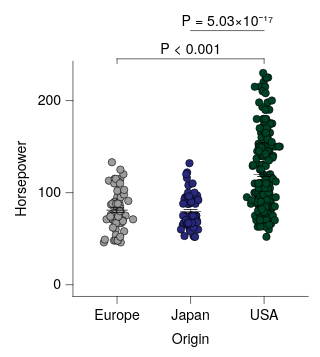

The specification (Vega-Lite) saved for this image:
### Vega-Lite specification from a JSON file in a GitHub repository (floating-point values rounded to 4 significant figures; data arrays with more than 128 entries replaced by an {"elided": "..."} marker saying what was removed)
{"background": null, "config": {"arc": {"fill": "#DBDBDB", "fillOpacity": 1.0, "innerRadius": 25.0, "padAngle": 0.03, "stroke": "black", "strokeOpacity": 1, "strokeWidth": 0.25}, "area": {"fill": "#DBDBDB", "fillOpacity": 1.0, "stroke": "black", "strokeOpacity": 1, "strokeWidth": 0.25}, "axis": {"domain": true, "domainCap": "round", "domainColor": "black", "domainWidth": 0.25, "grid": false, "gridCap": "round", "gridColor": "#F1F1F1", "gridDash": [0, 0], "gridOpacity": 1.0, "gridWidth": 0.25, "labelColor": "black", "labelFont": "Helvetica Neue, HelveticaNeue, Helvetica, Arial, sans-serif", "labelFontSize": 6, "labelFontStyle": "normal", "labelFontWeight": 400, "offset": 0, "ticks": true, "tickCap": "round", "tickColor": "black", "tickRound": false, "tickSize": 3.0, "tickWidth": 0.25, "titleColor": "black", "titleFont": "Helvetica Neue, HelveticaNeue, Helvetica, Arial, sans-serif", "titleFontSize": 6, "titleFontStyle": "normal", "titleFontWeight": 400}, "axisX": {"domain": true, "labelAlign": "center", "labelAngle": 0, "labels": true, "ticks": true, "translate": 0}, "axisY": {"domain": true, "labelAlign": "right", "labelAngle": 0, "labels": true, "ticks": true, "translate": 0}, "axisRight": {"domain": true, "labelAlign": "left", "labelAngle": 0, "labels": true, "ticks": true, "translate": 0}, "axisTop": {"domain": true, "labelAlign": "center", "labelAngle": 0, "labels": true, "ticks": true, "translate": 0}, "axisBand": {"tickOffset": 0}, "bar": {"fill": "#DBDBDB", "fillOpacity": 1.0, "stroke": "black", "strokeOpacity": 1, "strokeWidth": 0.25}, "boxplot": {"size": 9.0, "ticks": {"cornerRadius": 0.25, "fill": "black", "opacity": 1, "size": 4.5, "thickness": 0.25}, "box": {"fillOpacity": 1.0, "stroke": "black", "strokeOpacity": 1, "strokeWidth": 0.25}, "median": {"cornerRadius": 0, "fill": "black", "fillOpacity": 1.0, "opacity": 1, "size": 9.0, "thickness": 0.25}, "rule": {"fill": "black", "fillOpacity": 1.0, "size": 10.0, "stroke": "black", "strokeDash": [0, 0], "strokeOpacity": 1, "strokeWidth": 0.25}, "outliers": {"color": "black", "fill": "black", "fillOpacity": 1.0, "size": 0, "stroke": "black", "strokeOpacity": 1, "strokeWidth": 0.25}}, "circle": {"fill": "black", "fillOpacity": 1.0, "size": 1.25, "stroke": null, "strokeOpacity": 1, "strokeWidth": 0.25}, "errorband": {"band": {"fillOpacity": 0.6, "stroke": null, "strokeWidth": 0.25, "strokeOpacity": 1}, "borders": {"opacity": 0, "strokeOpacity": 1, "strokeWidth": 0.25}}, "errorbar": {"opacity": 1, "rule": {"strokeDash": [0, 0], "strokeWidth": 0.25}, "ticks": {"color": "black", "cornerRadius": 0.125, "opacity": 1, "size": 6.0, "thickness": 0.25}, "thickness": 0.25}, "font": "Helvetica Neue, HelveticaNeue, Helvetica, Arial, sans-serif", "geoshape": {"fill": "#DBDBDB", "fillOpacity": 1.0, "stroke": "black", "strokeOpacity": 1, "strokeWidth": 0.25}, "header": {"labelColor": "black", "labelFont": "Helvetica Neue, HelveticaNeue, Helvetica, Arial, sans-serif", "labelFontSize": 6, "labelFontStyle": "normal", "labelFontWeight": 400, "titleColor": "black", "titleFont": "Helvetica Neue, HelveticaNeue, Helvetica, Arial, sans-serif", "titleFontSize": 6, "titleFontStyle": "normal", "titleFontWeight": 400, "titlePadding": 0}, "legend": {"disable": false, "offset": 4.5, "titlePadding": 4, "labelOffset": 2, "gradientLabelOffset": 2, "columnPadding": 4, "rowPadding": 2, "gradientThickness": 5, "gradientOpacity": 1.0, "gradientStrokeColor": "black", "gradientStrokeWidth": 0.25, "labelColor": "black", "labelFont": "Helvetica Neue, HelveticaNeue, Helvetica, Arial, sans-serif", "labelFontSize": 6, "labelFontStyle": "normal", "labelFontWeight": 400, "strokeColor": "black", "strokeWidth": 0, "symbolSize": 36, "symbolStrokeColor": "black", "symbolStrokeWidth": 0.25, "titleColor": "black", "titleFont": "Helvetica Neue, HelveticaNeue, Helvetica, Arial, sans-serif", "titleFontSize": 6, "titleFontStyle": "normal", "titleFontWeight": 400}, "line": {"color": "black", "stroke": "black", "strokeCap": "butt", "strokeDash": [0, 0], "strokeOpacity": 1, "strokeWidth": 0.5}, "point": {"filled": true, "fill": "#DBDBDB", "fillOpacity": 1.0, "size": 5.0, "stroke": "black", "strokeOpacity": 1, "strokeWidth": 0.25}, "range": {"category": ["#9D9D9D", "#28287D", "#004225", "#47266F", "#00605D", "#DBDBDB", "#7983C1", "#6E927B", "#937FB4", "#699A97"], "diverging": {"scheme": ["#4F4265", "#6A5C82", "#85789D", "#A196B7", "#BDB5CE", "#D8D6DD", "#F6F6F6", "#CED8D7", "#9DBFBD", "#75A3A0", "#518683", "#326967", "#164D4B"]}, "heatmap": {"scheme": ["#440154", "#472270", "#433E82", "#38598C", "#2C728E", "#238A8D", "#24A086", "#39B578", "#5DC862", "#96D646", "#CAE02D", "#FDE724"]}, "ordinal": {"scheme": ["#F1F1F1", "#DBDBDB", "#C6C6C6", "#B2B2B2", "#9D9D9D", "#898989", "#767676", "#636363", "#515151", "#404040", "#2F2F2F", "#1F1F1F"]}, "ramp": {"scheme": ["#440154", "#472270", "#433E82", "#38598C", "#2C728E", "#238A8D", "#24A086", "#39B578", "#5DC862", "#96D646", "#CAE02D", "#FDE724"]}}, "rule": {"color": "black", "stroke": "black", "strokeCap": "round", "strokeDash": [2, 2], "strokeOpacity": 1, "strokeWidth": 0.25}, "scale": {"barBandPaddingInner": 0.1, "rectBandPaddingInner": 0, "tickBandPaddingInner": 0.1, "bandPaddingOuter": 0.1, "bandWithNestedOffsetPaddingInner": 0.2, "bandWithNestedOffsetPaddingOuter": 0.2, "offsetBandPaddingInner": 0, "offsetBandPaddingOuter": 0, "continuousPadding": 5.0, "round": false}, "rect": {"fill": "#DBDBDB", "fillOpacity": 1.0, "stroke": "black", "strokeOpacity": 1, "strokeWidth": 0.25}, "square": {"fill": "#DBDBDB", "fillOpacity": 1.0, "size": 10.0, "stroke": "black", "strokeOpacity": 1, "strokeWidth": 0.25}, "text": {"color": "black", "font": "Helvetica Neue, HelveticaNeue, Helvetica, Arial, sans-serif", "fontSize": 6, "fontStyle": "normal", "fontWeight": 400}, "tick": {"color": "black", "cornerRadius": 0.125, "opacity": 1.0, "size": 9.0, "thickness": 0.25}, "title": {"anchor": "middle", "frame": "group", "color": "black", "font": "Helvetica Neue, HelveticaNeue, Helvetica, Arial, sans-serif", "fontSize": 6, "fontStyle": "normal", "fontWeight": 400, "subtitleColor": "black", "subtitleFont": "Helvetica Neue, HelveticaNeue, Helvetica, Arial, sans-serif", "subtitleFontSize": 6, "subtitleFontStyle": "normal", "subtitleFontWeight": 400}, "trail": {"color": "black", "opacity": 1, "size": 0.5}, "view": {"continuousWidth": 100, "continuousHeight": 100, "discreteWidth": 100, "discreteHeight": 100, "fill": null, "stroke": null, "strokeWidth": 0.25}}, "layer": [{"data": {"name": "data-53eecb024a78fdc2be808dcfdc3af7a2"}, "mark": {"type": "circle", "opacity": 1.0, "size": 10.0, "stroke": "black", "strokeOpacity": 1, "strokeWidth": 0.25}, "encoding": {"color": {"field": "Origin", "legend": null, "scale": {"domain": ["Europe", "Japan", "USA"]}, "sort": ["Europe", "Japan", "USA"], "title": null, "type": "nominal"}, "x": {"axis": {}, "field": "Origin", "scale": {"domain": ["Europe", "Japan", "USA"]}, "sort": ["Europe", "Japan", "USA"], "title": "Origin", "type": "nominal"}, "xOffset": {"field": "jitter_x", "scale": {"domain": [-7.33, 7.33], "range": [5.17, 19.83]}, "type": "quantitative"}, "y": {"field": "Horsepower", "title": "Horsepower", "type": "quantitative", "scale": {"nice": false}}}}, {"data": {"name": "data-6c4882663eaca411296217af4f5e04f9"}, "mark": {"type": "errorbar"}, "encoding": {"x": {"axis": {}, "field": "Origin", "scale": {"domain": ["Europe", "Japan", "USA"]}, "sort": ["Europe", "Japan", "USA"], "title": "Origin", "type": "nominal"}, "y": {"field": "__mean", "title": "Horsepower", "type": "quantitative", "scale": {"nice": false}}, "yError": {"field": "__error"}}}, {"data": {"name": "data-6c4882663eaca411296217af4f5e04f9"}, "mark": {"type": "tick"}, "encoding": {"x": {"axis": {}, "field": "Origin", "scale": {"domain": ["Europe", "Japan", "USA"]}, "sort": ["Europe", "Japan", "USA"], "title": "Origin", "type": "nominal"}, "y": {"field": "__mean", "title": "Horsepower", "type": "quantitative", "scale": {"nice": false}}}}, {"layer": [{"layer": [{"data": {"values": [{"x": "USA", "x2": "Europe", "y": 230.0, "__dysonsphere__": 1}]}, "mark": {"type": "rule", "strokeCap": "round", "strokeDash": [0, 0], "strokeWidth": 0.25, "yOffset": -6.0}, "encoding": {"x": {"value": 81.25}, "x2": {"value": 18.75}, "y": {"field": "y", "type": "quantitative", "scale": {"nice": false}}}}, {"data": {"values": [{"x": "USA", "y": 230.0, "y2": 230.0, "__dysonsphere__": 1}]}, "mark": {"type": "rule", "strokeCap": "round", "strokeDash": [0, 0], "strokeWidth": 0.25, "y2Offset": -4.0, "yOffset": -6.0}, "encoding": {"x": {"value": 81.25}, "y": {"field": "y", "type": "quantitative", "scale": {"nice": false}}, "y2": {"field": "y2"}}}, {"data": {"values": [{"x": "Europe", "y": 230.0, "y2": 230.0, "__dysonsphere__": 1}]}, "mark": {"type": "rule", "strokeCap": "round", "strokeDash": [0, 0], "strokeWidth": 0.25, "y2Offset": -4.0, "yOffset": -6.0}, "encoding": {"x": {"value": 18.75}, "y": {"field": "y", "type": "quantitative", "scale": {"nice": false}}, "y2": {"field": "y2"}}}, {"data": {"values": [{"y": 230.0, "label": "P < 0.001", "__dysonsphere__": 1}]}, "mark": {"type": "text", "align": "center", "dy": -10.0, "fontSize": 6}, "encoding": {"text": {"field": "label", "type": "nominal"}, "x": {"value": 50.0}, "y": {"field": "y", "type": "quantitative", "scale": {"nice": false}}}}]}, {"layer": [{"data": {"values": [{"x": "USA", "x2": "Japan", "y": 230.0, "__dysonsphere__": 1}]}, "mark": {"type": "rule", "strokeCap": "round", "strokeDash": [0, 0], "strokeWidth": 0.25, "yOffset": -18.0}, "encoding": {"x": {"value": 81.25}, "x2": {"value": 50.0}, "y": {"field": "y", "type": "quantitative", "scale": {"nice": false}}}}, {"data": {"values": [{"y": 230.0, "label": "P = 5.03×10⁻¹⁷", "__dysonsphere__": 1}]}, "mark": {"type": "text", "align": "center", "dy": -22.0, "fontSize": 6}, "encoding": {"text": {"field": "label", "type": "nominal"}, "x": {"value": 65.62}, "y": {"field": "y", "type": "quantitative", "scale": {"nice": false}}}}]}], "name": "__dysonsphere_de244e388b9d6174_31"}], "$schema": "https://vega.github.io/schema/vega-lite/v6.4.1.json", "datasets": {"data-53eecb024a78fdc2be808dcfdc3af7a2": {"elided": "400 records"}, "data-6c4882663eaca411296217af4f5e04f9": [{"Origin": "USA", "__mean": 119.9, "__error": 2.529, "__dysonsphere__": 1}, {"Origin": "Europe", "__mean": 81.0, "__error": 2.47, "__dysonsphere__": 1}, {"Origin": "Japan", "__mean": 79.84, "__error": 2.005, "__dysonsphere__": 1}]}}
